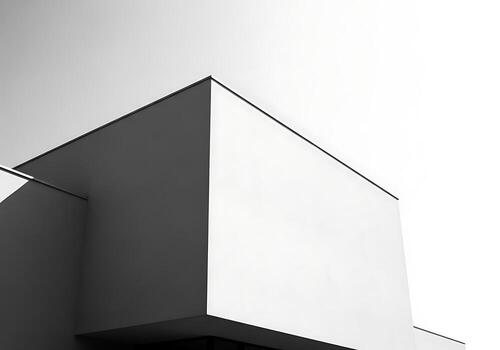
#> input picture computer_vision_theory/EAI733/Assignment_1/Figures/moravec_building.jpg, 500 x 350 px, found by its file name
$ python detectors_and_descriptors.py
#> lines starting #> are read from the running program, lines starting #| are printed output that depends on the picture; after the words box and inside, x2 and y2 are one past the last pixel; in counts of white or black regions, pixels touching at a corner belong together
import numpy as np
import cv2
from sklearn.mixture import GaussianMixture
from skimage import color, filters, io
from scipy.ndimage import gaussian_filter
from scipy.ndimage import median_filter
import matplotlib.pyplot as plt
from skimage.transform import resize
from scipy.ndimage import convolve
from scipy.ndimage import maximum_filter
from skimage import data, color

def select_detector(detector_type):
    match detector_type:
        case "moravec":
            # Detect corners
            image_path = 'Assignment_1/Figures/moravec_building.jpg'
            image, height, width = prep_image(image_path, detector_type)
            corners, response = moravec_corner_detect(image, height, width, window_size=5, threshold=500, )

            # Visualize
            fig, axes = plt.subplots(1, 2, figsize=(15, 5))

            axes[0].imshow(image, cmap='gray')
            axes[0].set_title('Original Image')
            axes[0].axis('off')

            axes[1].imshow(response, cmap='hot')
            axes[1].set_title('Moravec Response')
            axes[1].axis('off')

            # axes[2].imshow(image, cmap='gray')
            # y_coords, x_coords = np.where(corners)
            # axes[2].plot(x_coords, y_coords, 'r.', markersize=5)
            # axes[2].set_title('Detected Corners')
            # axes[2].axis('off')

            plt.tight_layout()
            plt.show()

        case "harris":
            image_path = 'Assignment_1/Figures/moravec_building.jpg'
            image, height, width = prep_image(image_path, detector_type)
            corners, response, edges = harris_corner_detect(image, height, width, sigma=1.0, k=0.04, threshold=0.01, window_size=3)

            # Visualize
            fig, axes = plt.subplots(1, 2, figsize=(15, 5))

            axes[0].imshow(image, cmap='gray')
            axes[0].set_title('Original Image')
            axes[0].axis('off')

            axes[1].imshow(response, cmap='gray')
            axes[1].set_title('Harris Response')
            axes[1].axis('off')

            # axes[2].imshow(image, cmap='gray')
            # y_coords, x_coords = np.where(corners)
            # axes[2].plot(x_coords, y_coords, 'r.', markersize=5)
            # axes[2].set_title('Detected Corners')
            # axes[2].axis('off')

            plt.tight_layout()
            plt.show()

    save_image(response, detector_type)

def prep_image(image_path, detector_type):
#> called with detector_type = 'harris'
    image = cv2.imread(image_path)
#> image is the input picture: shape (350, 500, 3); mean B, G, R 187.3, 187.5, 187.5
    height, width,_ = image.shape
#> height = 350; width = 500
    # save_image(image, f"{detector_type}_original")

    image = (image * 255).astype(np.uint8)
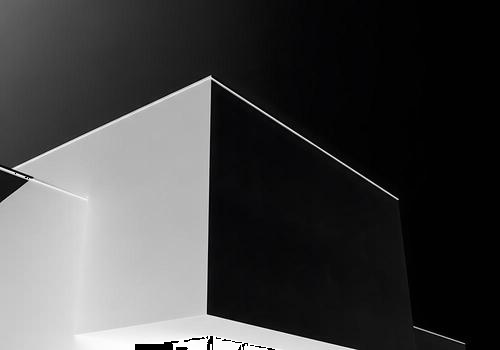
#> image: shape (350, 500, 3); mean B, G, R 68, 67.8, 67.8
    return image, height, width

def moravec_corner_detect(image, height, width, window_size=5, threshold=500 ):
    # height, width = 7, 7
    image_grey = image[:, :, 0]
    half_w = window_size // 2
    window = np.ones((window_size, window_size))

    shifts = [
        (1, 0), # Right
        (1, 1), # Diagonal down-right
        (0, 1), # Down
        (-1, 1) # Diagonal down-left
    ]

    convolve_result = np.zeros((len(shifts), height, width))

    for idx, (dx, dy) in enumerate(shifts):
        shifted = np.roll(image_grey, shift=(dy, dx), axis=(0,1))
        # print(shifted)
        diff_squared = (shifted.astype(float) - image_grey.astype(float)) ** 2
        # print(diff_squared)
        E = convolve(diff_squared, window, mode='constant', cval=0.0)
        # print(E)
        convolve_result[idx] = E
        # print(convolve_result)

    corner_response = np.min(convolve_result, axis=0)
    print(corner_response)
    local_max = maximum_filter(corner_response, size=3)
    corners = (corner_response == local_max) & (corner_response > threshold)
    return corners, corner_response

def harris_corner_detect(image_rgb, height, width, sigma=1.0, k=0.04, threshold=0.01, window_size=3):
#> called with height = 350, width = 500, sigma = 1, k = 0.04, threshold = 0.01, window_size = 3
    image = image_rgb[:, :, 0]
#> image: shape (350, 500)

    # Ensure float image
    if image.max() > 1.0:
        image = image.astype(float) / 255.0
    else:
        image = image.astype(float)

    Ix = convolve(image, np.array([[-1, 0, 1]]), mode='constant')
    Iy = convolve(image, np.array([[-1], [0], [1]]), mode='constant')

    Ixx = Ix * Ix
    Iyy = Iy * Iy
    Ixy = Ix * Iy

    A = gaussian_filter(Ixx, sigma=sigma)  # Smoothed Ix²
    B = gaussian_filter(Iyy, sigma=sigma)  # Smoothed Iy²
    C = gaussian_filter(Ixy, sigma=sigma)  # Smoothed Ix·Iy
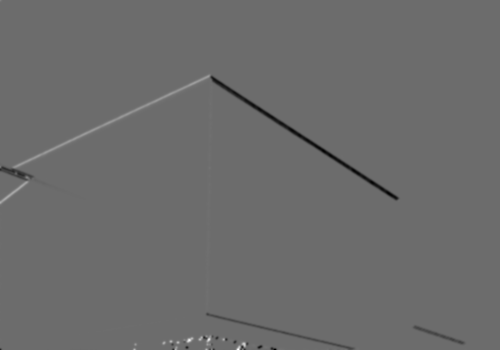
#> C: shape (350, 500) float64; min -0.399, max 0.537, mean -0.00147; drawn with min black and max white

    det_M = A * B - C * C           # Determinant: λ₁·λ₂
    trace_M = A + B                  # Trace: λ₁ + λ₂

    response = det_M - k * (trace_M ** 2)
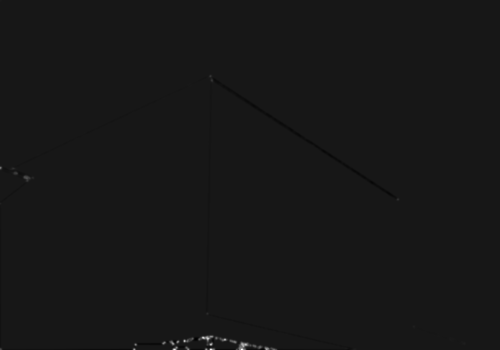
#> response: shape (350, 500) float64; min -0.0316, max 0.312, mean 0.000144; drawn with min black and max white

    # Corner detection (R > 0)
    corner_threshold = threshold * response.max()
#> corner_threshold = 0.00312
    corner_candidates = response > corner_threshold
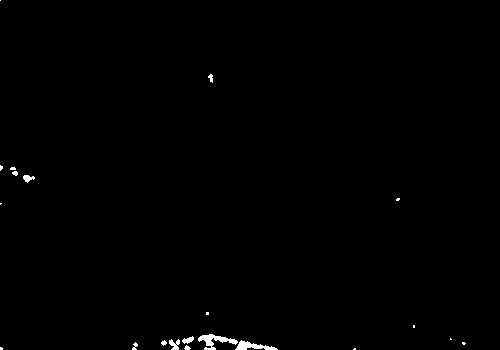
#> corner_candidates: shape (350, 500) bool; 0.49% white; 21 white regions (11 under 20 px), largest, box (x1, y1, x2, y2) and area: (198, 334, 238, 350) 262, (235, 340, 278, 350) 204, (169, 339, 180, 350) 75

    local_max = maximum_filter(response, size=window_size)
    corners = (response == local_max) & corner_candidates
#> corners: shape (350, 500) bool; 0.03% white in thin lines or dots

    # Edge detection (R < 0)
    # Edges have negative response
    edge_response = -response  # Flip sign so edges are positive
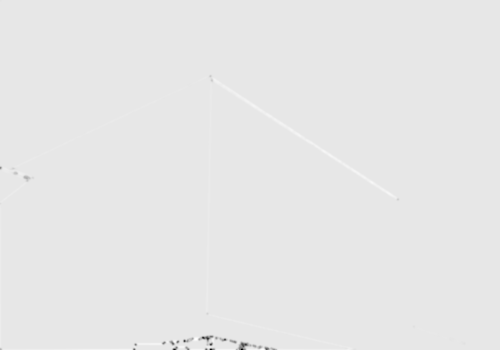
#> edge_response: shape (350, 500) float64; min -0.312, max 0.0316, mean -0.000144; drawn with min black and max white
    edge_threshold = threshold * edge_response.max()
#> edge_threshold = 0.000316
    edge_candidates = edge_response > edge_threshold
#> edge_candidates: shape (350, 500) bool; 2.5% white; 31 white regions (14 under 20 px), largest, box (x1, y1, x2, y2) and area: (213, 77, 397, 200) 1145, (205, 82, 213, 312) 826, (209, 314, 353, 350) 625

    # Thin edges: non-maximum suppression along gradient direction
    # Check if local minimum in x or y direction based on gradient magnitude
    gradient_mag = np.sqrt(Ix**2 + Iy**2)

    # Simple edge thinning: local minima of response
    local_min_x = np.zeros_like(response, dtype=bool)
    local_min_y = np.zeros_like(response, dtype=bool)

    # Check if response is local minimum along x
    for i in range(1, response.shape[0]-1):
        for j in range(1, response.shape[1]-1):
            if np.abs(Ix[i, j]) > np.abs(Iy[i, j]):
                # Dominant gradient in x, check x direction
                if response[i, j] <= response[i, j-1] and \
                   response[i, j] <= response[i, j+1]:
                    local_min_x[i, j] = True
            else:
                # Dominant gradient in y, check y direction
                if response[i, j] <= response[i-1, j] and \
                   response[i, j] <= response[i+1, j]:
                    local_min_y[i, j] = True
#> local_min_x: shape (350, 500) bool; 4.5% white in thin lines or dots
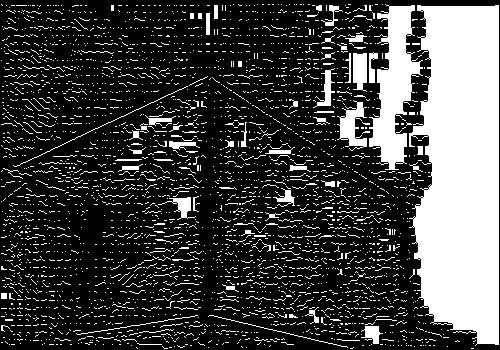
#> local_min_y: shape (350, 500) bool; 26% white; 3074 white regions (2988 under 20 px), largest, box (x1, y1, x2, y2) and area: (409, 5, 499, 346) 24760, (369, 4, 423, 170) 4414, (337, 100, 367, 151) 716

    edges = (local_min_x | local_min_y) & edge_candidates
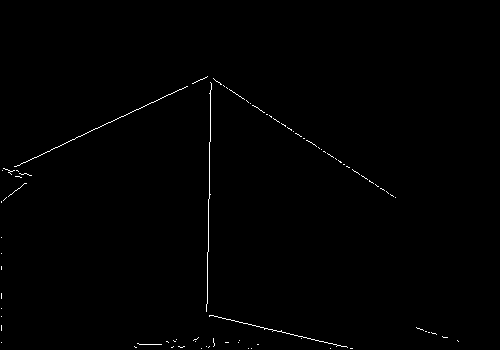
#> edges: shape (350, 500) bool; 0.52% white in thin lines or dots, all inside (x1, y1, x2, y2) = (1, 76, 459, 349)

    return corners, response, edges

def save_image(image_info, q):
    fig, ax = plt.subplots()

    # ax.imshow(image_info, cmap='gray')
    ax.imshow(image_info, cmap='gray')

    # Add labels
    ax.set_xlabel("X Pixel Coordinate")
    ax.set_ylabel("Y Pixel Coordinate")

    # Save
    save_path = "/Users/anthea/Documents/GitHub/EAI733/Assignment_1/Results/"
    fig.savefig(f"{save_path}detectors_{q}.pdf", bbox_inches="tight")
    plt.close(fig)

def main():
    # Load image
    # Simple 7×7 image with a corner
    # image = np.array([
    #     [1, 1, 1, 1, 0, 0, 0],
    #     [1, 1, 1, 1, 0, 0, 0],
    #     [1, 1, 1, 1, 0, 0, 0],
    #     [1, 1, 1, 1, 0, 0, 0],
    #     [0, 0, 0, 0, 0, 0, 0],
    #     [0, 0, 0, 0, 0, 0, 0],
    #     [0, 0, 0, 0, 0, 0, 0],
    # ], dtype=float)

    detector_type =  "harris" # "moravec" #
    select_detector(detector_type)

if __name__ == "__main__":
    main()
